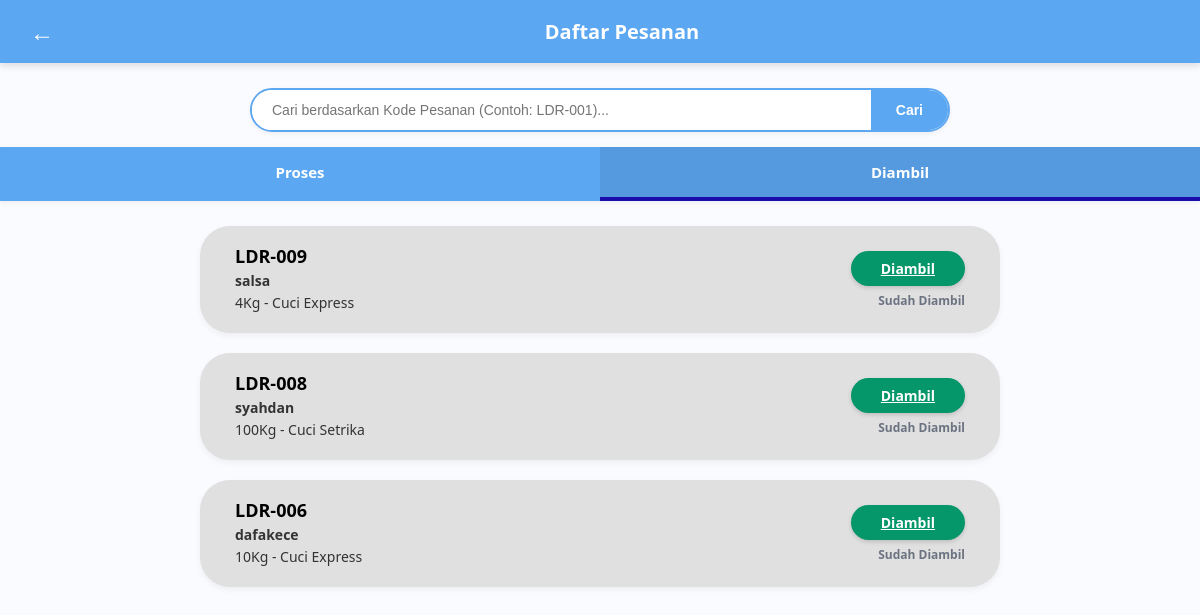
The app's page /index.php?page=manage_pembayaran&status=diambil (signed in) with its own data.
### tables this page shows
CREATE TABLE `pesanan` (
  `id` int(11) NOT NULL,
  `kode_pesanan` varchar(20) NOT NULL,
  `nama_pelanggan` varchar(100) NOT NULL,
  `no_hp` varchar(20) NOT NULL,
  `layanan` varchar(50) NOT NULL,
  `berat` float NOT NULL,
  `total_harga` int(11) NOT NULL,
  `estimasi_selesai` varchar(30) NOT NULL,
  `status_pembayaran` varchar(20) DEFAULT 'Belum Bayar',
  `status_laundry` enum('Diterima','Dicuci','Dikeringkan','Disetrika','Packing','Bisa Diambil') DEFAULT 'Diterima',
  `tanggal_masuk` timestamp NOT NULL DEFAULT current_timestamp(),
  `dibayar_pada` datetime DEFAULT NULL
);

### app/models/PesananModel.php (called while the page is built, shortened)
<?php
class PesananModel
{
    private $db;
    public function __construct($db_koneksi)
    {
        $this->db = $db_koneksi;
    }
    public function ambilUntukManage($tab, $search = '')
    {
        $filterDiambil = ($tab === 'diambil')
            ? "status_pembayaran = 'Diambil'"
            : "(status_pembayaran IS NULL OR status_pembayaran != 'Diambil')";
        if (!empty($search)) {
            $query = "SELECT * FROM pesanan WHERE {$filterDiambil} AND kode_pesanan LIKE :search ORDER BY id DESC";
            $stmt = $this->db->prepare($query);
            $stmt->execute(['search' => "%" . $search . "%"]);
        } else {
            $query = "SELECT * FROM pesanan WHERE {$filterDiambil} ORDER BY id DESC";
            $stmt = $this->db->query($query);
        }
        return $stmt->fetchAll(PDO::FETCH_ASSOC);
    }
}

### app/views/manage_pembayaran_diambil.php (the view, shortened to what this page needs)
<?php
$current_status = isset($_GET['status']) ? $_GET['status'] : 'proses';
?>
<!DOCTYPE html>
<html lang="id">
<head>
    <link rel="stylesheet" href="css/manage_pembayaran_diambil.css">
</head>
<body>
    <div class="pesanan-header">
        <a href="index.php?page=home" class="back-btn">&#8592;</a>
        <h2>Daftar Pesanan</h2>
    </div>
    <div class="search-container">
        <form action="index.php" method="GET" class="search-box">
            <input type="text" name="search" placeholder="Cari berdasarkan Kode Pesanan (Contoh: LDR-001)..." value="<?= isset($_GET['search']) ? htmlspecialchars($_GET['search']) : ''; ?>" autocomplete="off">
            <button type="submit">Cari</button>
        </form>
    </div>
    <div class="status-tabs">
        <a href="index.php?page=manage_pembayaran&status=proses" class="tab-item <?= ($current_status == 'proses') ? 'active' : ''; ?>">Proses</a>
        <a href="index.php?page=manage_pembayaran&status=diambil" class="tab-item <?= ($current_status == 'diambil') ? 'active' : ''; ?>">Diambil</a>
    </div>
    <div class="pesanan-container">
        <?php
        if (!empty($all_pesanan)) {
            foreach ($all_pesanan as $row) {
                $status_pembayaran = strtolower($row['status_pembayaran']);
                if ($current_status == 'diambil') {
                    $badge_class = 'status-success';
                    $text_badge = 'Diambil';
                    $text_keterangan = 'Sudah Diambil';
                } else {
                    $badge_class = ($status_pembayaran == 'lunas') ? 'status-success' : 'status-process';
                    $text_badge = ($status_pembayaran == 'lunas') ? 'Lunas' : 'Menunggu';
                    $text_keterangan = ($status_pembayaran == 'lunas') ? 'Siap untuk diambil' : 'Belum Bayar';
                }
                ?>
                <div class="card-pesanan">
                    <div class="card-left">
                        <h3><?= htmlspecialchars($row['kode_pesanan']); ?></h3>
                        <p class="nama-pelanggan"><?= htmlspecialchars($row['nama_pelanggan']); ?></p>
                        <p><?= htmlspecialchars($row['berat']); ?>Kg - <?= htmlspecialchars($row['layanan']); ?></p>
                    </div>
                    <div class="card-right">
                        <a href="index.php?page=status_pembayaran&id=<?= $row['id']; ?>" class="badge-status <?= $badge_class; ?>">
                            <?= $text_badge; ?>
                        </a>
                        <p class="keterangan-laundry">
                            <?= $text_keterangan; ?>
                        </p>
                    </div>
                </div>
            <?php
            }
        } else {
            echo "<p class='empty-state'>Belum ada data pesanan.</p>";
        }
        ?>
    </div>
</body>
</html>

### public/css/manage_pembayaran_diambil.css (style rules this page uses)
body { background-color: #fafbfe; font-family: 'Segoe UI', Tahoma, Geneva, Verdana, sans-serif; margin: 0; padding: 0; }
.pesanan-header { background-color: #5ca7f2; color: white; padding: 15px 30px; display: flex; align-items: center; gap: 20px; box-shadow: 0 4px 6px rgba(0,0,0,0.1); }
.pesanan-header h2 { margin: 0; font-size: 20px; flex: 1; text-align: center; }
.back-btn { color: white; text-decoration: none; font-size: 24px; font-weight: bold; }
.search-container { max-width: 700px; margin: 25px auto 15px auto; padding: 0 20px; }
.search-box { display: flex; background: white; border: 2px solid #5ca7f2; border-radius: 25px; overflow: hidden; box-shadow: 0 2px 5px rgba(0,0,0,0.05); }
.search-box input[type="text"] { flex: 1; border: none; padding: 12px 20px; font-size: 14px; outline: none; }
.search-box button { background-color: #5ca7f2; color: white; border: none; padding: 0 25px; font-size: 14px; font-weight: bold; cursor: pointer; transition: background 0.2s; }
.status-tabs { display: flex; justify-content: space-around; background-color: #5ca7f2; padding: 0; box-shadow: 0 2px 4px rgba(0,0,0,0.05); }
.tab-item { color: white; font-weight: bold; text-decoration: none; font-size: 15px; padding: 15px 30px; flex: 1; text-align: center; transition: all 0.2s; }
.tab-item.active { color: #ffffff; background-color: rgba(0, 0, 0, 0.08); border-bottom: 4px solid #1a0dab; }
.pesanan-container { max-width: 800px; margin: 25px auto; padding: 0 20px; }
.card-pesanan { background-color: #e0e0e0; border-radius: 30px; padding: 18px 35px; margin-bottom: 20px; display: flex; justify-content: space-between; align-items: center; box-shadow: 0 3px 6px rgba(0,0,0,0.05); transition: transform 0.2s ease, box-shadow 0.2s ease; cursor: pointer; }
.card-left h3 { margin: 0 0 3px 0; font-size: 18px; color: #000; }
.card-left p { margin: 3px 0; font-size: 14px; color: #333; }
.nama-pelanggan { font-weight: bold; }
.card-right { text-align: right; }
.badge-status { display: inline-block; padding: 8px 30px; border-radius: 20px; font-weight: bold; color: white; font-size: 14px; border: none; cursor: pointer; margin-bottom: 6px; box-shadow: 0 2px 4px rgba(0,0,0,0.15); transition: transform 0.1s, opacity 0.2s; }
.status-success { background-color: #059669; }
.keterangan-laundry { margin: 0; font-size: 12px; font-weight: bold; color: #6b7280; }

### records on screen
pesanan: kode_pesanan "LDR-009", nama_pelanggan "salsa", berat "4", layanan "Cuci Express", text_badge "Diambil", text_keterangan "Sudah Diambil"
pesanan: kode_pesanan "LDR-008", nama_pelanggan "syahdan", berat "100", layanan "Cuci Setrika", text_badge "Diambil", text_keterangan "Sudah Diambil"
pesanan: kode_pesanan "LDR-006", nama_pelanggan "dafakece", berat "10", layanan "Cuci Express", text_badge "Diambil", text_keterangan "Sudah Diambil"
